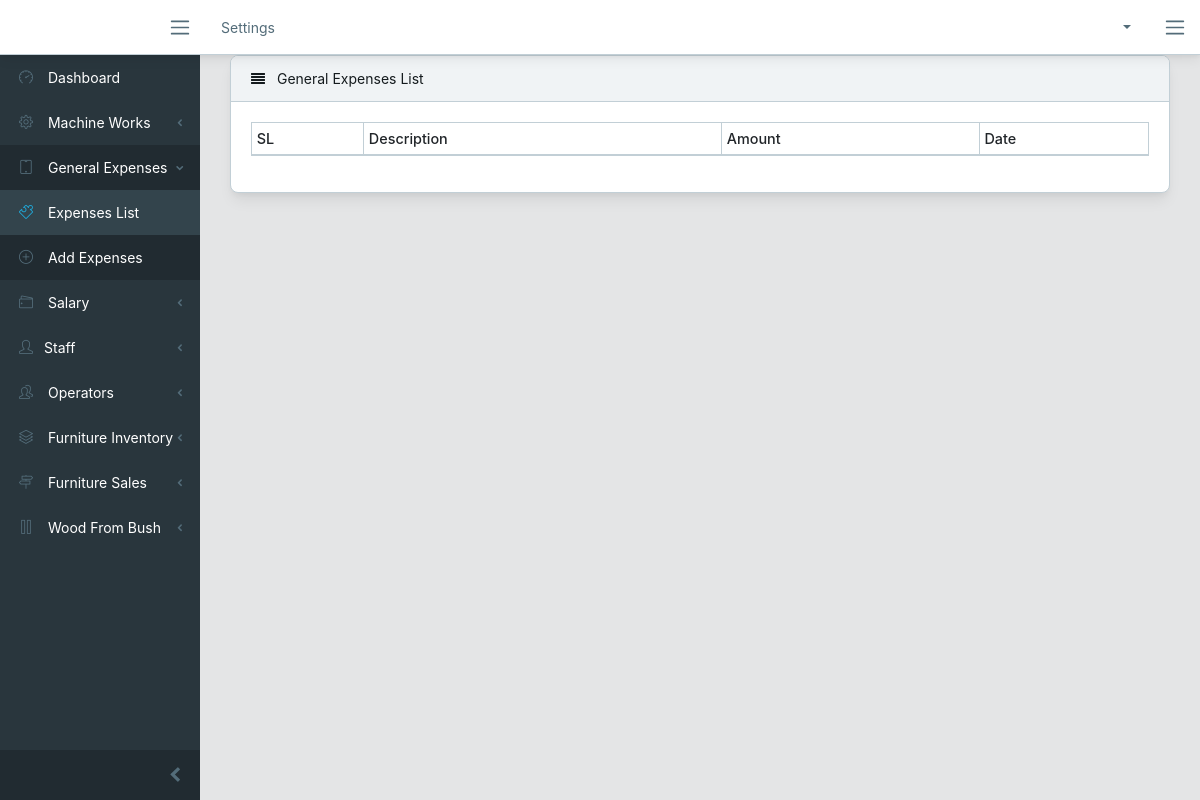
/generalexpenses/list/ (signed in), run on an earlier commit of the app's database.
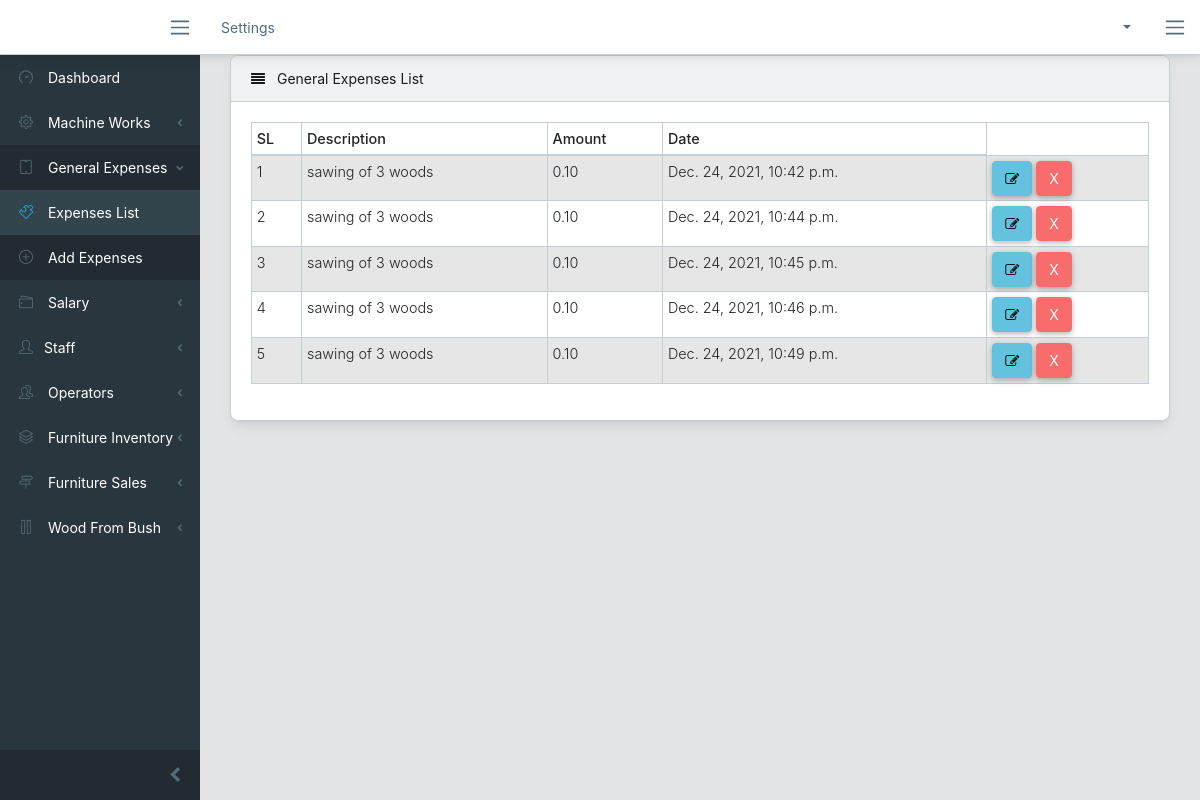
And on a later commit of the database.
### services/models.py (models this page shows)
class GeneralExpence(models.Model):
    description = models.CharField(max_length=200)
    amount = models.DecimalField(decimal_places=2, max_digits=9)
    date_recorded = models.DateTimeField(auto_now_add= True)

### services/views.py (the view)
# urls.py: path('generalexpenses/list/', views.general_expenses_list, name="general_expenses_list"),
@login_required
def general_expenses_list(request):
    generalexpenses = GeneralExpence.objects.all()
    paginator = Paginator(generalexpenses, 20)
    page = request.GET.get('page')
    paged_general_expenses = paginator.get_page(page)
    context = {
        "generalexpenses": paged_general_expenses
    }
    return render(request, "lists/general_expenses_list.html", context)

### templates/lists/general_expenses_list.html (shortened to what this page needs)
{% extends "base.html" %}
{% block content %}
<div class="row">
    <div class="col-lg-12">
        <div class="card">
            <div class="card-header">
                <i class="fa fa-align-justify"></i> General Expenses List</div>
            <div class="card-body">
                <table class="table table-responsive-sm table-bordered table-striped table-sm">
                    <thead>
                        <tr>
                            <th>SL</th>
                            <th>Description</th>
                            <th>Amount</th>
                            <th>Date</th>
                        </tr>
                    </thead>
                    <tbody>
                        {% for generalexpense in generalexpenses %}
                            <tr>
                                <td>{{ forloop.counter }}</td>
                                <td>{{ generalexpense.description }}</td>
                                <td>{{ generalexpense.amount }}</td>
                                <td>{{ generalexpense.date_recorded }}</td>
                                <td>
                                    <a href="">
                                        <button type="button" class="btn btn-info"><i class="fa fa-edit"></i></button>
                                    </a>
                                    <a href="">
                                        <button type="button" class="btn btn-danger">X</button>
                                    </a>
                                </td>
                            </tr>
                        {% endfor %}
                    </tbody>
                </table>
            </div>
        </div>
    </div>
</div>
<div class="row">
    <div class="col-md-12">
    </div>
</div>
{% endblock %}

### templates/base.html (shortened to what this page needs)
{% load static %}
<!DOCTYPE html>
<html lang="en">
<head>
    <link rel="stylesheet" href="{% static 'css/main.css' %}">
    <link rel="stylesheet" href="{% static 'css/mdb.min.css' %}">
    <link href="{% static 'vendors/css/font-awesome.min.css' %}" rel="stylesheet">
    <link href="{% static 'vendors/css/simple-line-icons.min.css' %}" rel="stylesheet">
     <link href="{% static 'css/style.css' %}" rel="stylesheet">
</head>
<body class="app header-fixed sidebar-fixed aside-menu-fixed aside-menu-hidden">
        {% include 'navbar.html' %}
        <div class="app-body">
        {% include 'sidebar.html' %}
        <main class="main">
        <div class="container-fluid">
            <div class="animated fadeIn">
                {% block content %}
                {% endblock %}
            </div>
        </div>
        </main>
        </div>
</body>
</html>

### templates/navbar.html (shortened to what this page needs)
{% load static %}
<header class="app-header navbar">
    <a class="navbar-brand" href="#"></a>
    <button class="navbar-toggler sidebar-toggler d-md-down-none" type="button">
        <span class="navbar-toggler-icon"></span>
    </button>
    <ul class="nav navbar-nav d-md-down-none">
        <li class="nav-item px-3">
            <a class="nav-link" href="#">Settings</a>
        </li>
    </ul>
    <ul class="nav navbar-nav ml-auto">
        <li class="nav-item dropdown">
            <a class="nav-link dropdown-toggle nav-link" data-toggle="dropdown" href="#" role="button"
               aria-haspopup="true" aria-expanded="false">
            </a>
        </li>
    </ul>
    <button class="navbar-toggler aside-menu-toggler" type="button">
        <span class="navbar-toggler-icon"></span>
    </button>
</header>

### templates/sidebar.html (shortened to what this page needs)
<div class="sidebar">
    <nav class="sidebar-nav">
        <ul class="nav">
            <li class="nav-item">
                <a class="nav-link" href="{% url 'services:index' %}"><i class="icon-speedometer"></i> Dashboard</a>
            </li>
            <li class="nav-item nav-dropdown">
                <a class="nav-link nav-dropdown-toggle" href="#">
                    <i class="nav-icon icon-settings"></i> Machine Works</a>
            </li>
            <li class="nav-item nav-dropdown">
                <a class="nav-link nav-dropdown-toggle" href="#">
                    <i class="nav-icon icon-screen-tablet"></i> General Expenses</a>
                <ul class="nav-dropdown-items">
                    <li class="nav-item">
                        <a class="nav-link" href="{% url 'services:general_expenses_list' %}">
                            <i class="nav-icon icon-puzzle"></i> Expenses List</a>
                    </li>
                    <li class="nav-item">
                        <a class="nav-link" href="{% url 'services:generalexpenses' %}">
                            <i class="icon-plus"></i> Add Expenses</a>
                    </li>
                </ul>
            </li>
            <li class="nav-item nav-dropdown">
                <a class="nav-link nav-dropdown-toggle" href="#">
                    <i class="nav-icon icon-wallet"></i> Salary</a>
            </li>
            <li class="nav-item nav-dropdown">
                <a class="nav-link nav-dropdown-toggle" href="#">
                    <i class="nav-icon icon-user"></i>Staff</a>
            </li>
            <li class="nav-item nav-dropdown">
                <a class="nav-link nav-dropdown-toggle" href="#">
                    <i class="nav-icon icon-people"></i> Operators</a>
            </li>
            <li class="nav-item nav-dropdown">
                <a class="nav-link nav-dropdown-toggle" href="#">
                    <i class="nav-icon icon-layers "></i> Furniture Inventory</a>
            </li>
            <li class="nav-item nav-dropdown">
                <a class="nav-link nav-dropdown-toggle" href="#">
                    <i class="nav-icon icon-directions"></i> Furniture Sales</a>
            </li>
            <li class="nav-item nav-dropdown">
                <a class="nav-link nav-dropdown-toggle" href="#">
                    <i class="icon-control-pause"></i> Wood From Bush</a>
            </li>
        </ul>
    </nav>
    <button class="sidebar-minimizer brand-minimizer" type="button"></button>
</div>

### static/css/main.css (style rules this page uses)
body { font-family: Varela Round; background: #f1f1f1; }
a { text-decoration: none; }

What changed in the data, as far as the page shows it:
added GeneralExpence: description "sawing of 3 woods", amount "0.10", date_recorded "Dec. 24, 2021, 10:42 p.m."
added GeneralExpence: description "sawing of 3 woods", amount "0.10", date_recorded "Dec. 24, 2021, 10:44 p.m."
added GeneralExpence: description "sawing of 3 woods", amount "0.10", date_recorded "Dec. 24, 2021, 10:45 p.m."
added GeneralExpence: description "sawing of 3 woods", amount "0.10", date_recorded "Dec. 24, 2021, 10:46 p.m."
added GeneralExpence: description "sawing of 3 woods", amount "0.10", date_recorded "Dec. 24, 2021, 10:49 p.m."
